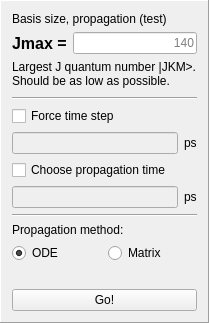
     <widget class="QFrame" name="frame_3">
      <property name="frameShape">
       <enum>QFrame::Shape::Panel</enum>
      </property>
      <property name="frameShadow">
       <enum>QFrame::Shadow::Raised</enum>
      </property>
      <layout class="QVBoxLayout" name="verticalLayout_3">
       <item>
        <widget class="QLabel" name="label_54">
         <property name="text">
          <string>Basis size, propagation (test)</string>
         </property>
        </widget>
       </item>
       <item>
        <layout class="QHBoxLayout" name="horizontalLayout_12">
         <item>
          <widget class="QLabel" name="label_39">
           <property name="font">
            <font>
             <pointsize>12</pointsize>
             <bold>true</bold>
            </font>
           </property>
           <property name="toolTip">
            <string>&lt;html&gt;&lt;head/&gt;&lt;body&gt;&lt;p&gt;The lower, the faster the calculation. If too low, the result will be incorrect.&lt;/p&gt;&lt;p&gt;The optimal value depends on the laser pulse and the molecule in question.&lt;/p&gt;&lt;p&gt;Tip: for adiabatic alignment, Jmax can be really low.&lt;/p&gt;&lt;/body&gt;&lt;/html&gt;</string>
           </property>
           <property name="text">
            <string>Jmax =</string>
           </property>
          </widget>
         </item>
         <item>
          <widget class="QLineEdit" name="Jmax">
           <property name="toolTip">
            <string>&lt;html&gt;&lt;head/&gt;&lt;body&gt;&lt;p&gt;The lower, the faster the calculation. If too low, the result will be incorrect.&lt;/p&gt;&lt;p&gt;The optimal value depends on the laser pulse and the molecule in question.&lt;/p&gt;&lt;p&gt;Tip: for adiabatic alignment, Jmax can be really low.&lt;/p&gt;&lt;/body&gt;&lt;/html&gt;</string>
           </property>
           <property name="layoutDirection">
            <enum>Qt::LayoutDirection::LeftToRight</enum>
           </property>
           <property name="text">
            <string/>
           </property>
           <property name="maxLength">
            <number>4</number>
           </property>
           <property name="alignment">
            <set>Qt::AlignmentFlag::AlignRight|Qt::AlignmentFlag::AlignTrailing|Qt::AlignmentFlag::AlignVCenter</set>
           </property>
           <property name="placeholderText">
            <string>140</string>
           </property>
          </widget>
         </item>
        </layout>
       </item>
       <item>
        <widget class="QLabel" name="label_55">
         <property name="sizePolicy">
          <sizepolicy hsizetype="Preferred" vsizetype="Preferred">
           <horstretch>0</horstretch>
           <verstretch>0</verstretch>
          </sizepolicy>
         </property>
         <property name="minimumSize">
          <size>
           <width>185</width>
           <height>31</height>
          </size>
         </property>
         <property name="toolTip">
          <string>&lt;html&gt;&lt;head/&gt;&lt;body&gt;&lt;p&gt;The lower, the faster the calculation. If too low, the result will be incorrect.&lt;/p&gt;&lt;p&gt;The optimal value depends on the laser pulse and the molecule in question.&lt;/p&gt;&lt;p&gt;Tip: for adiabatic alignment, Jmax can be really low.&lt;/p&gt;&lt;/body&gt;&lt;/html&gt;</string>
         </property>
         <property name="text">
          <string>&lt;html&gt;&lt;head/&gt;&lt;body&gt;&lt;p&gt;Largest J quantum number |JKM&amp;gt;. Should be as low as possible.&lt;/p&gt;&lt;/body&gt;&lt;/html&gt;</string>
         </property>
         <property name="alignment">
          <set>Qt::AlignmentFlag::AlignLeading|Qt::AlignmentFlag::AlignLeft|Qt::AlignmentFlag::AlignTop</set>
         </property>
         <property name="wordWrap">
          <bool>true</bool>
         </property>
        </widget>
       </item>
       <item>
        <widget class="Line" name="line_2">
         <property name="orientation">
          <enum>Qt::Orientation::Horizontal</enum>
         </property>
        </widget>
       </item>
       <item>
        <widget class="QCheckBox" name="forceDT">
         <property name="toolTip">
          <string>&lt;html&gt;&lt;head/&gt;&lt;body&gt;&lt;p&gt;Sampling time step, not propagation time step. By default, this corresponds to 5 times the Nyquist sampling rate for traces in the impulsive limit.&lt;/p&gt;&lt;p&gt;If your simulate adiabatic alignment, consider increasing the time step a lot to save time.&lt;/p&gt;&lt;p&gt;Note that for custom pulses, this determines the sampling&lt;/p&gt;&lt;/body&gt;&lt;/html&gt;</string>
         </property>
         <property name="statusTip">
          <string>For plotting only</string>
         </property>
         <property name="text">
          <string>Force time step</string>
         </property>
        </widget>
       </item>
       <item>
        <layout class="QHBoxLayout" name="horizontalLayout_13">
         <item>
          <widget class="QLineEdit" name="timestep">
           <property name="enabled">
            <bool>false</bool>
           </property>
           <property name="toolTip">
            <string>&lt;html&gt;&lt;head/&gt;&lt;body&gt;&lt;p&gt;Sampling time step, not propagation time step. By default, this corresponds to 5 times the Nyquist sampling rate for traces in the impulsive limit.&lt;/p&gt;&lt;p&gt;If your simulate adiabatic alignment, consider increasing the time step a lot to save time.&lt;/p&gt;&lt;p&gt;Note that for custom pulses, this determines the sampling&lt;/p&gt;&lt;/body&gt;&lt;/html&gt;</string>
           </property>
           <property name="alignment">
            <set>Qt::AlignmentFlag::AlignRight|Qt::AlignmentFlag::AlignTrailing|Qt::AlignmentFlag::AlignVCenter</set>
           </property>
          </widget>
         </item>
         <item>
          <widget class="QLabel" name="label_28">
           <property name="text">
            <string>ps</string>
           </property>
          </widget>
         </item>
        </layout>
       </item>
       <item>
        <widget class="QCheckBox" name="choosePropTime">
         <property name="toolTip">
          <string>&lt;html&gt;&lt;head/&gt;&lt;body&gt;&lt;p&gt;Time to propagate pulse to.&lt;/p&gt;&lt;p&gt;By default propagates to first revival&lt;/p&gt;&lt;/body&gt;&lt;/html&gt;</string>
         </property>
         <property name="statusTip">
          <string/>
         </property>
         <property name="text">
          <string>Choose propagation time</string>
         </property>
        </widget>
       </item>
       <item>
        <layout class="QHBoxLayout" name="horizontalLayout_14">
         <item>
          <widget class="QLineEdit" name="propTime">
           <property name="enabled">
            <bool>false</bool>
           </property>
           <property name="toolTip">
            <string>&lt;html&gt;&lt;head/&gt;&lt;body&gt;&lt;p&gt;Time to propagate pulse to.&lt;/p&gt;&lt;p&gt;By default propagates to first revival&lt;/p&gt;&lt;/body&gt;&lt;/html&gt;</string>
           </property>
           <property name="alignment">
            <set>Qt::AlignmentFlag::AlignRight|Qt::AlignmentFlag::AlignTrailing|Qt::AlignmentFlag::AlignVCenter</set>
           </property>
          </widget>
         </item>
         <item>
          <widget class="QLabel" name="label_50">
           <property name="text">
            <string>ps</string>
           </property>
          </widget>
         </item>
        </layout>
       </item>
       <item>
        <widget class="Line" name="line">
         <property name="orientation">
          <enum>Qt::Orientation::Horizontal</enum>
         </property>
        </widget>
       </item>
       <item>
        <widget class="QLabel" name="label_45">
         <property name="text">
          <string>Propagation method:</string>
         </property>
        </widget>
       </item>
       <item>
        <layout class="QHBoxLayout" name="horizontalLayout_15">
         <item>
          <widget class="QRadioButton" name="doODE">
           <property name="toolTip">
            <string>&lt;html&gt;&lt;head/&gt;&lt;body&gt;&lt;p&gt;Solve Schrödinger equation for the expansion coefficients of the wave function in the |JKM&amp;gt; basis as an ordinary differential equation.&lt;/p&gt;&lt;/body&gt;&lt;/html&gt;</string>
           </property>
           <property name="text">
            <string>ODE</string>
           </property>
           <property name="checked">
            <bool>true</bool>
           </property>
           <attribute name="buttonGroup">
            <string notr="true">propagationGroup</string>
           </attribute>
          </widget>
         </item>
         <item>
          <widget class="QRadioButton" name="doMatrix">
           <property name="toolTip">
            <string>&lt;html&gt;&lt;head/&gt;&lt;body&gt;&lt;p&gt;Solve the Schrödinger equation by applying the time evolution operator to the initial states. This is typically faster for very long pulses.&lt;/p&gt;&lt;/body&gt;&lt;/html&gt;</string>
           </property>
           <property name="text">
            <string>Matrix</string>
           </property>
           <attribute name="buttonGroup">
            <string notr="true">propagationGroup</string>
           </attribute>
          </widget>
         </item>
        </layout>
       </item>
       <item>
        <spacer name="horizontalSpacer_3">
         <property name="orientation">
          <enum>Qt::Orientation::Horizontal</enum>
         </property>
         <property name="sizeHint" stdset="0">
          <size>
           <width>40</width>
           <height>20</height>
          </size>
         </property>
        </spacer>
       </item>
       <item>
        <widget class="QPushButton" name="mybutn">
         <property name="cursor">
          <cursorShape>SizeVerCursor</cursorShape>
         </property>
         <property name="toolTip">
          <string>Perform the calculation</string>
         </property>
         <property name="statusTip">
          <string>Click to calculate an alignment trace</string>
         </property>
         <property name="text">
          <string>Go!</string>
         </property>
        </widget>
       </item>
      </layout>
     </widget>
